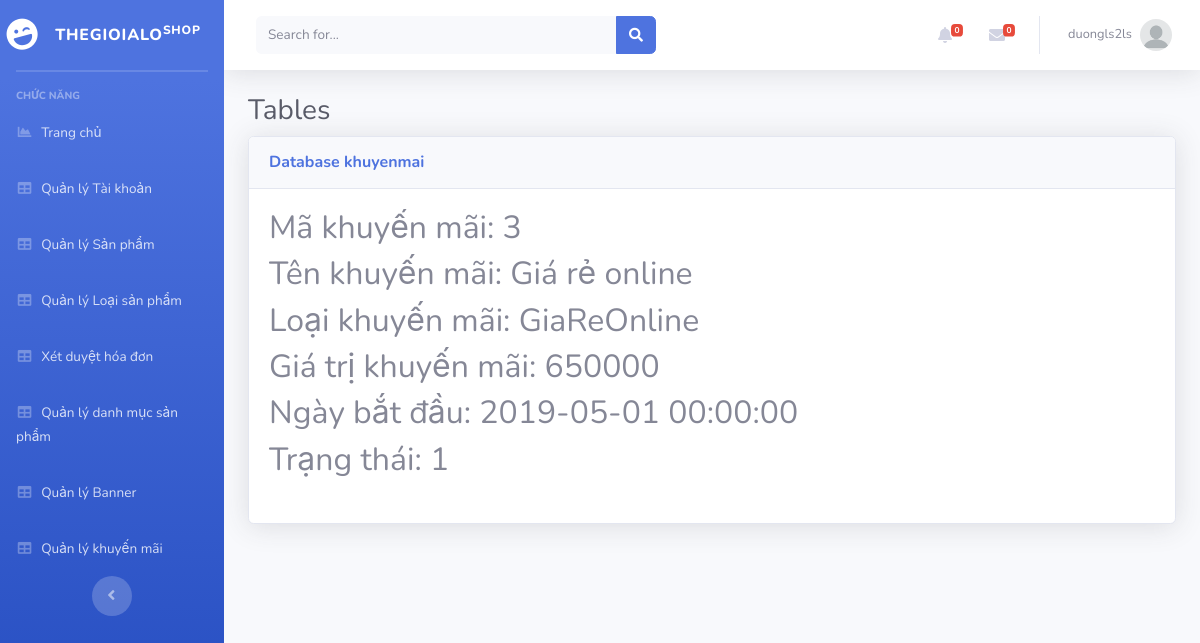
The page /Admin/index.php?mod=khuyenmai&act=detail&id=3 (signed in) on the database its author committed.
### tables this page shows
CREATE TABLE `khuyenmai` (
  `MaKM` int(11) NOT NULL,
  `TenKM` varchar(100) NOT NULL,
  `LoaiKM` varchar(20) NOT NULL,
  `GiaTriKM` float(11,0) NOT NULL,
  `NgayBD` datetime NOT NULL,
  `TrangThai` int(11) NOT NULL
);

### Admin/MVC/controllers/KhuyenmaiController.php (called while the page is built, shortened)
<?php
class KhuyenmaiController
{
	var $khuyenmai_model;
	function __construct()
	{
		$this->khuyenmai_model = new khuyenmai();
	}
	public function detail()
	{
		$id = isset($_GET['id']) ? $_GET['id'] : 5;
		$data = $this->khuyenmai_model->find($id);
		require_once("MVC/Views/Admin/index.php");
	}
}

### Admin/MVC/Models/connection.php (called while the page is built, shortened)
<?php
    class Connection{
        function __construct()
        {
            $severname ="localhost";
            $username ="root";
            $password ="";
            $db_name ="shopphone";
            $this->conn = new mysqli($severname,$username,$password,$db_name);
        }
    }
?>

### Admin/MVC/Models/model.php (called while the page is built, shortened)
<?php
require_once("connection.php");
class Model
{
    var $conn;
    var $table;
    var $contens;
    function __construct()
    {
        $conn_obj = new Connection();
        $this->conn = $conn_obj->conn;
    }
    function find($id)
    {
        $query = "select * from $this->table where $this->contens =$id";
        return $this->conn->query($query)->fetch_assoc();
    }
}

### Admin/MVC/Views/khuyenmai/detail.php (the view)
<table class="table table-bordered" id="dataTable" width="100%" cellspacing="0">
<?php if(isset($data) and $data != null) { ?>
    <h2>Mã khuyến mãi: <?= $data['MaKM'] ?></h2>
    <h2>Tên khuyến mãi: <?= $data['TenKM'] ?></h2>
    <h2>Loại khuyến mãi: <?= $data['LoaiKM'] ?></h2>
    <h2>Giá trị khuyến mãi: <?= $data['GiaTriKM'] ?></h2>
    <h2>Ngày bắt đầu: <?= $data['NgayBD'] ?></h2>
    <h2>Trạng thái: <?= $data['TrangThai'] ?></h2>
<?php } ?>
</table>

### rows shown on the page
khuyenmai: MaKM "3", TenKM "Giá rẻ online", LoaiKM "GiaReOnline", GiaTriKM "650000", NgayBD "2019-05-01 00:00:00", TrangThai "1"

### other values the page prints
$_SESSION['login']['TaiKhoan'] "duongls2ls"
$mod "khuyenmai"
